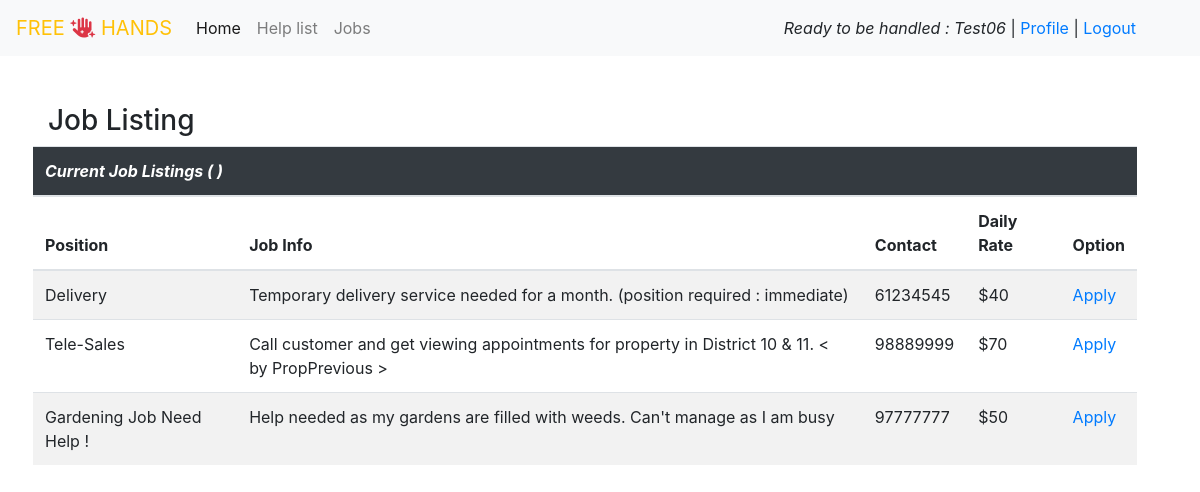
The page /tasks/job_listing/ (signed in) on the database its author committed.
### accounts/models.py (models this page shows)
class MyUser(AbstractUser):
    pass

### tasks/models.py (models this page shows, shortened)
class Job_detail (models.Model):
    user = models.ForeignKey(
        MyUser, on_delete=models.CASCADE,
        null= False,
        blank = False
        )
    position = models.CharField(
        max_length = 32,
        blank = False,
        )
    description = models.TextField(
        max_length = 256,
        blank = False,
        )
    contact = models.IntegerField (
        blank = False,
        )
    rate_per_day = models.IntegerField(
        blank = False,
        default = 20
        )

### tasks/views.py (the view)
# urls.py: path('job_listing/', job_listing, name='job_listing'),
def job_listing(request):
    result = Job_detail.objects.all()
    return render(request, 'job_listing.html',{
        'data':result
    })

### tasks/templates/job_listing.html (shortened to what this page needs)
{% extends 'base.html' %} {% block page_title %}Need an extra pair of hands | Part time helpers, odd jobs{% endblock %} {% block content %}
<section class='container-fluid row p-5'>
  <div class="col-12">
    <h3>Job Listing</h3>
  </div>
      <table class="table table-striped border`">
        <thead>
            <tr>
                <th scope="col" colspan='5' class='bg-dark text-white'><i>Current Job Listings (
                    )</i></th>
            </tr>
            <tr>
                <th>Position</th>
                <th>Job Info</th>
                <th>Contact</th>
                <th>Daily Rate</th>
                <th>Option</th>
            </tr>
        </thead>
        <tbody>
            {% for d in data %}
            <tr>
                <td>{{d.position}}</td>
                <td>{{d.description}}</td>
                <td>{{d.contact}}</td>
                <td>${{d.rate_per_day}}</td>
                <td>
                    <a href="">Apply</a>
                </td>
            </tr>
            {% endfor %}
        </tbody>
    </table>
</section>
{% endblock %}

### templates/base.html (shortened to what this page needs)
{% load static %}
<!doctype html>
<html lang="en">
<head>
  <link rel="stylesheet" href="https://stackpath.bootstrapcdn.com/bootstrap/4.4.1/css/bootstrap.min.css">
  <link rel="stylesheet" href="{% static 'style.css' %}" type="text/css" />
</head>
<body>
  <nav class="navbar navbar-expand-lg navbar-light bg-light">
    <a class="navbar-brand" href="{% url 'index' %}"><span class='text-warning'>FREE
    <i class="fas fa-hand-sparkles text-danger"></i>
    HANDS</span></a>
    <div class="collapse navbar-collapse" id="navbarSupportedContent">
      <ul class="navbar-nav mr-auto">
        <li class="nav-item active">
          <a class="nav-link" href="{% url 'index' %}">Home <span class="sr-only">(current)</span></a>
        </li>
        <li class="nav-item">
          <a class="nav-link" href="{% url 'help_list' %}">Help list</a>
        </li>
        <li class="nav-item">
          <a class="nav-link" href="{% url 'job_listing' %}">Jobs</a>
        </li>
      </ul>
      <div class='pr-5'>
        {% if user.is_authenticated %}
        <i>Ready to be handled : {{request.user.username|capfirst}}</i> |
        <a href="{% url 'profile' %}"> Profile</a> |
        <a href="{% url 'logout' %}"> Logout</a>
        {% endif %}
      </div>
    </div>
  </nav>
  {% block content %}{% endblock %}
</body>
</html>

### rows shown on the page
MyUser: user.username "Test06"
Job_detail: position "Delivery", description "Temporary delivery service needed for a month. (position required : immediate)", contact "61234545", rate_per_day "40"
Job_detail: position "Tele-Sales", description "Call customer and get viewing appointments for property in District 10 & 11. < by PropPrevious >", contact "98889999", rate_per_day "70"
Job_detail: position "Gardening Job Need Help !", description "Help needed as my gardens are filled with weeds. Can't manage as I am busy", contact "97777777", rate_per_day "50"
